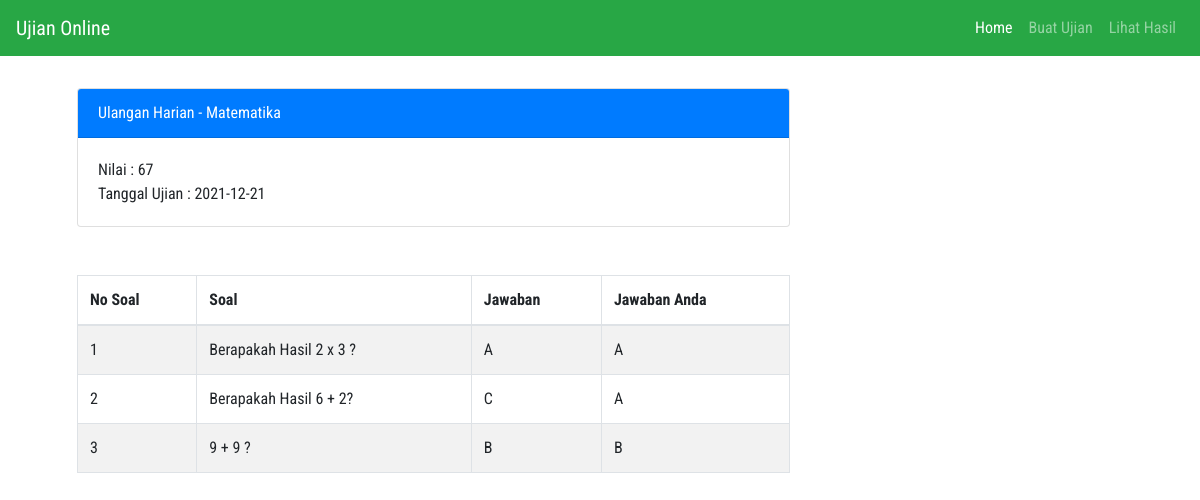
/pages/review_ujian.php?module=32855 (signed in), run on the app's committed database.
### tables this page shows
CREATE TABLE `tb_modul_soal` (
  `id_module` int(5) NOT NULL,
  `nama_module` varchar(30) NOT NULL,
  `matpel` varchar(50) NOT NULL,
  `waktu` int(11) NOT NULL
);

CREATE TABLE `tb_mata_pelajaran` (
  `id_matpel` int(5) NOT NULL,
  `matpel` varchar(30) NOT NULL
);

CREATE TABLE `tb_hasil_ujian` (
  `id_hasil` int(5) NOT NULL,
  `id_module` int(5) NOT NULL,
  `nis` int(5) NOT NULL,
  `nilai` double NOT NULL,
  `jawaban` varchar(100) NOT NULL,
  `tanggal_input` varchar(20) NOT NULL
);

CREATE TABLE `tb_soal` (
  `id_soal` int(5) NOT NULL,
  `id_module` int(5) NOT NULL,
  `id_user` int(5) NOT NULL,
  `soal` text NOT NULL,
  `jawaban` text NOT NULL,
  `pilihan` text NOT NULL
);

### pages/review_ujian.php (the view, shortened to what this page needs)
<?php
require_once('../action/connection.php');
$module = $_GET['module'];
?>
<!DOCTYPE html>
<html lang="en">
<head>
    <?php include_once('../layout/_head.php')  ?>
    <link rel="stylesheet" href="../assets/siswa_ujian.css">
</head>
<body>
    <?php include_once('../layout/_navbar.php') ?>
    <div class="container">
        <div class="main-content">
            <?php
            $qSelectModule = "select modul.*,hasil.nilai,hasil.tanggal_input,matpel.matpel as nama_matpel from tb_modul_soal as modul
            inner join tb_mata_pelajaran  as matpel
            on modul.matpel = matpel.id_matpel
            inner join tb_hasil_ujian as hasil
            on modul.id_module = hasil.id_module";
            $resModule = mysqli_query($conn, $qSelectModule);
            $resModule = mysqli_fetch_assoc($resModule);
            ?>
            <div class="card">
                <div class="card-header bg-primary text-white">
                    <?= $resModule['nama_module'].' - '.$resModule['nama_matpel'] ?>
                </div>
                <div class="card-body">
                    Nilai : <?= round($resModule['nilai']) ?> <br>
                    Tanggal Ujian : <?= $resModule['tanggal_input'] ?>
                </div>
            </div>
            <div class="table-responsive mt-5">
                <table class="table table-bordered table-striped">
                    <thead>
                        <tr>
                            <th>No Soal</th>
                            <th>Soal</th>
                            <th>Jawaban</th>
                            <th>Jawaban Anda</th>
                        </tr>
                    </thead>
                    <tbody>
                        <?php
                        $qSelectHasil = "
                            select * from tb_hasil_ujian where id_module = $module
                        ";
                        $resHasilUjian = mysqli_query($conn,$qSelectHasil);
                        $resHasilUjian = mysqli_fetch_assoc($resHasilUjian);
                        $jawabanHasil = explode(',',$resHasilUjian['jawaban']);
                        $qSelectSoal = "
                            select * from tb_soal where id_module = $module
                        ";
                        $resSoal = mysqli_query($conn, $qSelectSoal);
                        ?>
                        <?php
                        $no = 1;
                        $content = [];
                            while($row = mysqli_fetch_assoc($resSoal)){
                                $content[] = $row;
                            }
                            foreach ($content as $key => $item) {
                                $item['jawaban_anda'] = $jawabanHasil[$key];
                        ?>
                        <tr>
                            <td><?= $no++ ?></td>
                            <td>
                                <?= $item['soal'] ?>
                            </td>
                            <td>
                                <?= $item['jawaban'] ?>
                            </td>
                            <td>
                                <?= $item['jawaban_anda'] ?>
                            </td>
                        </tr>
                        <?php  } ?>
                    </tbody>
                </table>
            </div>
        </div>
    </div>
</body>

### assets/style.css (style rules this page uses)
* { padding: 0; margin: 0; list-style: none; text-decoration: none; }
html { box-sizing: border-box; margin: 0; padding: 0; }
body { font-family: 'Roboto Condensed', sans-serif; height: 100vh; margin: 0; }
.main-content { width: 70%; padding: 2em; }

### data on the page
tb_modul_soal: nama_module "Ulangan Harian", tb_mata_pelajaran.matpel "Matematika", tb_hasil_ujian.nilai "67", tb_hasil_ujian.tanggal_input "2021-12-21"
tb_soal: soal "Berapakah Hasil 2 x 3 ?", jawaban "A"
tb_soal: soal "Berapakah Hasil 6 + 2?", jawaban "C", jawaban_anda "A"
tb_soal: soal "9 + 9 ?", jawaban "B"
